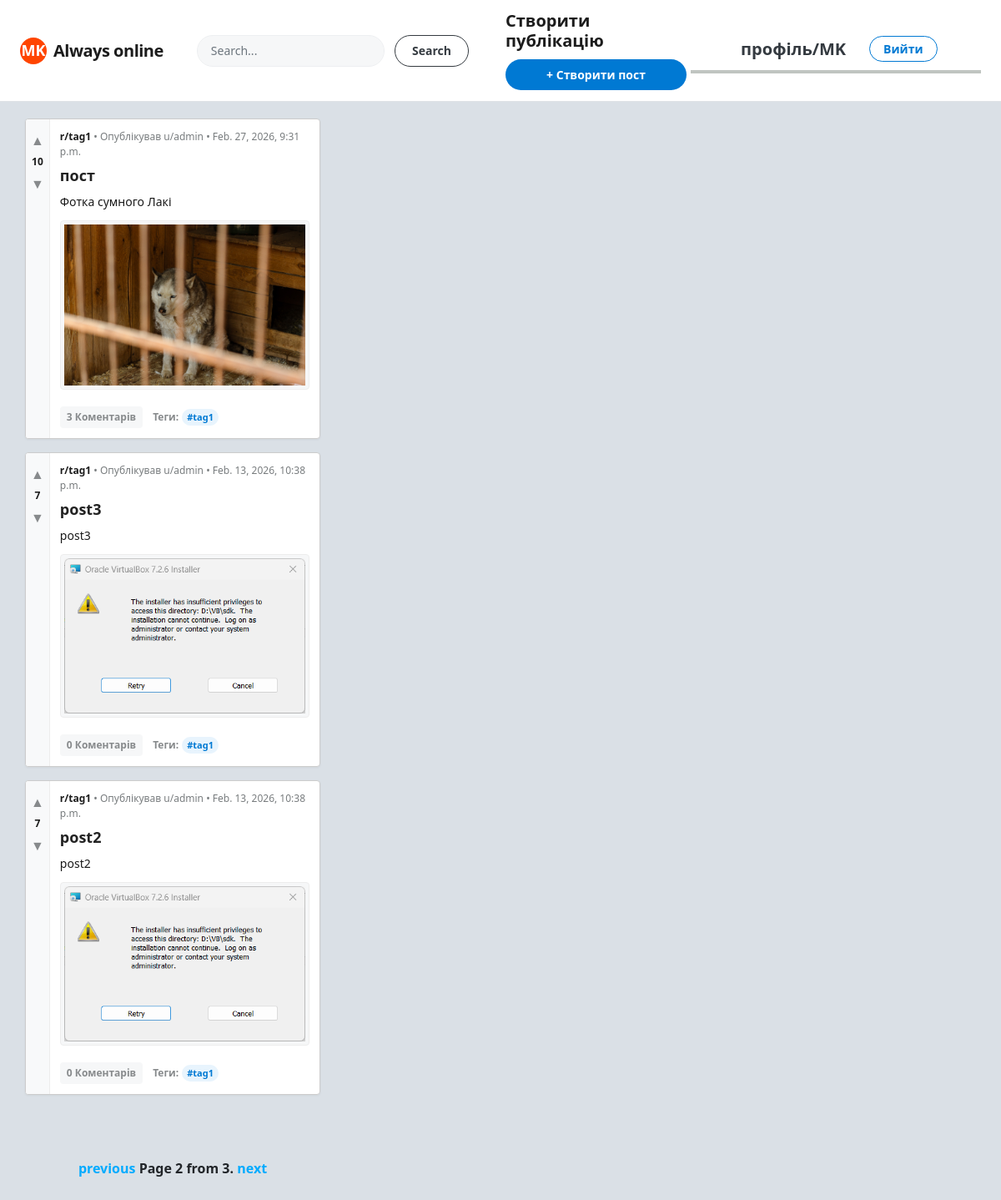
Page /?page=2 (signed in) on the committed database.
### blog/models.py (models this page shows, shortened)
class Post(models.Model):
    STATUS_CHOICES = (
        ('draft', 'Draft'),
        ('published', 'Published'),
    )
    title = models.CharField(max_length=250, verbose_name='Назва поста')
    slug = models.SlugField(max_length=250, unique_for_date='publish')
    author = models.ForeignKey(User, on_delete=models.CASCADE,
                               related_name='blog_posts', verbose_name='Автор')
    short_description=models.CharField(max_length=400, verbose_name='Короткий опис')
    publish = models.DateTimeField(default=timezone.now, verbose_name='Дата публікації')
    created = models.DateTimeField(auto_now_add=True, verbose_name='Дата створення')
    updated = models.DateTimeField(auto_now=True, verbose_name='Дата зміни')
    status = models.CharField(max_length=10, choices=STATUS_CHOICES, default='draft', verbose_name='Статус публікації')
    image = models.ImageField(upload_to='product_images/', blank=False, verbose_name='Зображення')
    tags = TaggableManager()
    favourite = models.ManyToManyField(User, related_name='fav_posts', blank=True)
    likes = models.ManyToManyField(User, related_name='liked_posts', blank=True)
    class Meta:
        ordering = ['-publish']
    def get_absolute_url(self):
        return reverse('blog:post_detail', args=[self.publish.year, self.publish.month, self.publish.day, self.slug, self.id])

### blog/views.py (the view)
# urls.py: path('', views.post_list, name='post_list'),
@login_required
def post_list(request, tag_slug=None):
    object_list = Post.objects.filter(status='published') ##########
    search_form = SearchForm()
    query = None
    if 'query' in request.GET:
        search_form = SearchForm(request.GET)
        if search_form.is_valid():
            query = search_form.cleaned_data['query']
            try:
                object_list = Post.objects.filter(title__contains=query, status='published')
            except:
                object_list = None
    else:
        object_list = Post.objects.filter(status='published')
    tag = None
    if tag_slug:
        tag = get_object_or_404(Tag, slug=tag_slug)
        object_list = object_list.filter(tags__in=[tag])
    paginator = Paginator(object_list, 3)
    page = request.GET.get('page')
    try:
        posts = paginator.page(page)
    except PageNotAnInteger:
        posts = paginator.page(1)
    except EmptyPage:
        posts = paginator.page(paginator.num_pages)
    return render(request, 'blog/post/list.html', {'page':page,
                                                   'posts': posts,
                                                   'tag':tag,
                                                   'search_form': search_form})

### blog/forms.py
class SearchForm(forms.Form):
    query=forms.CharField(widget=forms.TextInput(attrs={
        'class':'form-control mr-sm-2',
        'type':'search',
        'placeholder':'Search',
        'aria-label':'Search'
    }))

### blog/templates/blog/post/list.html (shortened to what this page needs)
{% extends 'blog/base.html' %}
{% load static %}
{% block content %}
<main style="background-color: #dae0e6; min-height: 100vh; padding: 20px 0; font-family: 'Segoe UI', sans-serif; margin-top: -24px;">
    <div class="container" style="max-width: 960px; margin: 0 auto; display: flex; gap: 24px; padding: 0;">
        <div style="flex-grow: 1; max-width: 640px; display: flex; flex-direction: column; gap: 16px;">
            {% for post in posts %}
                <div style="background-color: #ffffff; border: 1px solid #ccc; border-radius: 4px; display: flex; overflow: hidden; box-shadow: 0 1px 3px rgba(0,0,0,0.05);">
                    <div style="width: 40px; background-color: #f8f9fa; display: flex; flex-direction: column; align-items: center; padding-top: 12px; border-right: 1px solid #ededed;">
                        <button style="background: none; border: none; cursor: pointer; font-size: 16px; color: #878a8c;">▲</button>
                        <span style="font-size: 12px; font-weight: 700; margin: 4px 0; color: #1c1c1c;">{{ post.comments.count|add:7 }}</span>
                        <button style="background: none; border: none; cursor: pointer; font-size: 16px; color: #878a8c;">▼</button>
                    </div>
                    <div style="padding: 12px; flex-grow: 1; display: flex; flex-direction: column; justify-content: space-between;">
                        <div>
                            <div style="font-size: 12px; color: #787c7e; margin-bottom: 8px;">
                                {% with first_tag=post.tags.all.0 %}
                                    {% if first_tag %}
                                        <a href="{% url 'blog:post_list_by_tag' first_tag.slug %}" style="font-weight: 700; color: #1c1c1c; text-decoration: none;">r/{{ first_tag.slug }}</a>
                                    {% else %}
                                        <span style="font-weight: 700; color: #1c1c1c;">r/general</span>
                                    {% endif %}
                                {% endwith %}
                                • Опублікував u/{{ post.author }} • {{ post.publish }}
                            </div>
                            <h3 style="font-size: 18px; font-weight: 600; color: #222222; margin: 0 0 10px 0; line-height: 1.3;">
                                <a href="{{ post.get_absolute_url }}" style="text-decoration: none; color: inherit;">
                                    {{ post.title }}
                                </a>
                            </h3>
                            <p style="font-size: 14px; color: #1a1a1a; margin-bottom: 12px; line-height: 1.4;">
                                {{ post.short_description }}
                            </p>
                            {% if post.image %}
                                <div style="margin-bottom: 12px; background-color: #f6f7f8; text-align: center; border-radius: 4px; overflow: hidden; border: 1px solid #ededed;">
                                    <a href="{{ post.get_absolute_url }}">
                                        <img src="{{ post.image.url }}" style="max-width: 100%; max-height: 400px; object-fit: contain; padding: 4px;">
                                    </a>
                                </div>
                            {% endif %}
                        </div>
                        <div style="display: flex; flex-wrap: wrap; gap: 12px; font-size: 12px; color: #878a8c; font-weight: 700; align-items: center; margin-top: 8px;">
                            <a href="{{ post.get_absolute_url }}" style="text-decoration: none; color: inherit; display: flex; align-items: center; gap: 6px; padding: 4px 8px; background-color: #f6f7f8; border-radius: 4px;">
                                 {{ post.comments.count }} Коментарів
                            </a>
                            <div style="display: flex; gap: 4px; align-items: center;">
                                <span>Теги:</span>
                                {% for t in post.tags.all %}
                                    <a href="{% url 'blog:post_list_by_tag' t.slug %}" style="color: #0079d3; text-decoration: none; padding: 2px 6px; background-color: #e8f4fd; border-radius: 12px; font-size: 11px;">
                                        #{{ t.name }}
                                    </a>
                                {% endfor %}
                            </div>
                        </div>
                    </div>
                </div>
            {% empty %}
                <div style="background-color: #ffffff; padding: 40px; text-align: center; border: 1px solid #ccc; border-radius: 4px; color: #787c7e;">
                    Тут поки що порожньо. Будьте першим, хто створить пост!
                </div>
            {% endfor %}
            <div style="margin-top: 20px;">
                {% include 'paginations.html' with page=posts %}
            </div>
        </div>
    </div>
</main>
{% endblock %}

### blog/templates/blog/base.html (shortened to what this page needs)
{% load static %}
<!DOCTYPE html>
<html lang="uk">
<head>
   <link rel="stylesheet" href="https://cdn.jsdelivr.net/npm/bootstrap@4.5.3/dist/css/bootstrap.min.css">
   <link rel="stylesheet" href="{% static 'css/style.css' %}">
</head>
<body style="background-color: #dae0e6;">
   {% block navbar %}
     <nav class="navbar navbar-expand-lg navbar-light bg-white border-bottom py-2 px-4" style="font-family: 'Segoe UI', sans-serif;">
         <a class="navbar-brand d-flex align-items-center" href="{% url 'blog:post_list' %}" style="gap: 8px;">
             <div style="background-color: #FF4500; width: 32px; height: 32px; border-radius: 50%; display: flex; align-items: center; justify-content: center; color: white; font-weight: bold; font-size: 18px; text-decoration: none;">
                 MK
             </div>
             <span style="font-size: 20px; font-weight: 700; color: #1c1c1c; letter-spacing: -0.5px;">Always online</span>
         </a>
         <div class="collapse navbar-collapse mx-4" id="navbarSupportedContent" style="flex-grow: 1; max-width: 600px;">
    <form method="get" action="{% url 'blog:post_list' %}" class="w-100 d-flex align-items-center" style="gap: 12px;">
        <div style="flex-grow: 1; position: relative;">
            <input type="text" name="query" class="form-control rounded-pill" placeholder="Search..." value="{{ request.GET.query|default:'' }}" style="background-color: #f6f7f8; border: 1px solid #edeff1; padding: 8px 16px; font-size: 14px; width: 100%; height: 38px; outline: none; box-shadow: none;">
        </div>
        <button class="btn btn-outline-dark rounded-pill font-weight-bold" type="submit" style="font-size: 14px; padding: 6px 20px; white-space: nowrap; height: 38px;">
            Search
        </button>
    </form>
</div>
         <div style="background-color: #ffffff;  border-radius: 4px; padding: 5px; margin-left: 15px;">
                <h4 style="margin: 0 0 10px 0; font-size: 20px; font-weight: bold; color: #1c1c1c;">Створити публікацію</h4>
                <a href="{% url 'blog:post_add' %}" class="btn btn-primary btn-block rounded-pill font-weight-bold" style="background-color: #0079d3; border: none; font-size: 14px; padding: 8px;">
                    + Створити пост
                </a>
            </div>
         <div id="header" class="d-flex align-items-center" style="font-size: 14px; gap: 12px; margin-left: auto;">
            {% if request.user.is_authenticated %}
                <a href="{% url 'blog:dashboard' %}" class="font-weight-bold text-dark text-decoration-none mr-3">
                    профіль/{{ request.user.username }}
                </a>
                <form method="post" action="{% url 'blog:logout' %}" style="display: inline; margin: 0;">
                    <button type="submit" class="btn btn-outline-primary btn-sm rounded-pill font-weight-bold px-3" style="border-color: #0079d3; color: #0079d3;">
                        Вийти
                    </button>
                </form>
            {% else %}
                <a href="{% url 'blog:login' %}" class="btn btn-primary btn-sm rounded-pill font-weight-bold px-4" style="background-color: #0079d3; border-color: #0079d3;">
                    Увійти
                </a>
            {% endif %}
         </div>
     </nav>
   {% endblock %}
   <div id="content" class="py-4">
       {% block content %}{% endblock %}
   </div>
</body>
</html>

### blog/static/css/style.css (style rules this page uses)
body { margin: 0; padding: 0; font-family: helvetica, sans-serif; }
a { color:#00abff; text-decoration: none; }
#content { float:left; width:60%; padding:0 0 0 30px; }
#header { padding:10px 60px; font-size:14px; color:#fff; border-bottom:4px solid #C0C5C1; overflow:auto; }
#header a { color:#f3f7cc; font-size: 20px; font-weight: bold; }
nav { background-color: #574b60; }
#header { padding: 10px 60px; border-bottom: 4px solid #C0C5C1; }
#header a { font-size: 20px; font-weight: bold; }

### rows in the picture
Post: comments.count|add "10", tags.all.0.slug "tag1", author "admin", publish "Feb. 27, 2026, 9:31 p.m.", title "пост", short_description "Фотка сумного Лакі", image (picture), comments.count "3"
Tag: name "tag1"
Post: comments.count|add "7", tags.all.0.slug "tag1", author "admin", publish "Feb. 13, 2026, 10:38 p.m.", title "post3", short_description "post3", image (picture), comments.count "0"
Post: comments.count|add "7", tags.all.0.slug "tag1", author "admin", publish "Feb. 13, 2026, 10:38 p.m.", title "post2", short_description "post2", image (picture), comments.count "0"

### other values in the picture
{{ request.user.username }} "MK"
{{ page.number }} "2"
{{ page.paginator.num_pages }} "3"
